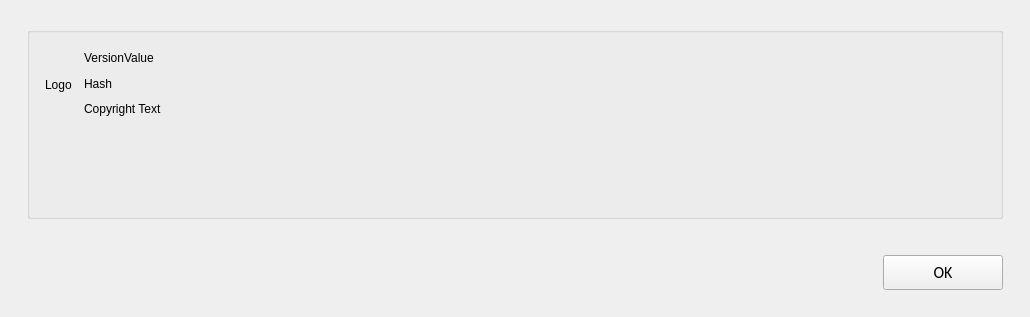
<?xml version="1.0" encoding="UTF-8"?>
<ui version="4.0">
 <class>C_NagAboutDialog</class>
 <widget class="QWidget" name="C_NagAboutDialog">
  <property name="geometry">
   <rect>
    <x>0</x>
    <y>0</y>
    <width>1030</width>
    <height>317</height>
   </rect>
  </property>
  <property name="windowTitle">
   <string>C_NagAboutDialog</string>
  </property>
  <layout class="QVBoxLayout" name="pc_VerticalLayout">
   <property name="leftMargin">
    <number>27</number>
   </property>
   <property name="topMargin">
    <number>27</number>
   </property>
   <property name="rightMargin">
    <number>27</number>
   </property>
   <property name="bottomMargin">
    <number>0</number>
   </property>
   <item>
    <widget class="stw::opensyde_gui_elements::C_OgeGbx" name="pc_GroupBoxGeneral_5">
     <property name="minimumSize">
      <size>
       <width>500</width>
       <height>0</height>
      </size>
     </property>
     <property name="title">
      <string/>
     </property>
     <layout class="QVBoxLayout" name="verticalLayout_4">
      <item>
       <spacer name="verticalSpacer_6">
        <property name="orientation">
         <enum>Qt::Vertical</enum>
        </property>
        <property name="sizeType">
         <enum>QSizePolicy::Fixed</enum>
        </property>
        <property name="sizeHint" stdset="0">
         <size>
          <width>6</width>
          <height>6</height>
         </size>
        </property>
       </spacer>
      </item>
      <item>
       <layout class="QHBoxLayout" name="horizontalLayout_12">
        <property name="topMargin">
         <number>0</number>
        </property>
        <item>
         <spacer name="horizontalSpacer_7">
          <property name="orientation">
           <enum>Qt::Horizontal</enum>
          </property>
          <property name="sizeType">
           <enum>QSizePolicy::Fixed</enum>
          </property>
          <property name="sizeHint" stdset="0">
           <size>
            <width>6</width>
            <height>20</height>
           </size>
          </property>
         </spacer>
        </item>
        <item>
         <layout class="QVBoxLayout" name="verticalLayout_8">
          <property name="rightMargin">
           <number>0</number>
          </property>
          <property name="bottomMargin">
           <number>0</number>
          </property>
          <item>
           <layout class="QHBoxLayout" name="horizontalLayout_6" stretch="0,0,0,1">
            <item>
             <layout class="QVBoxLayout" name="verticalLayout_2">
              <item>
               <spacer name="verticalSpacer_5">
                <property name="orientation">
                 <enum>Qt::Vertical</enum>
                </property>
                <property name="sizeType">
                 <enum>QSizePolicy::Fixed</enum>
                </property>
                <property name="sizeHint" stdset="0">
                 <size>
                  <width>20</width>
                  <height>30</height>
                 </size>
                </property>
               </spacer>
              </item>
              <item>
               <widget class="QLabel" name="pc_LabelLogo">
                <property name="text">
                 <string>Logo</string>
                </property>
               </widget>
              </item>
              <item>
               <spacer name="verticalSpacer_4">
                <property name="orientation">
                 <enum>Qt::Vertical</enum>
                </property>
                <property name="sizeHint" stdset="0">
                 <size>
                  <width>20</width>
                  <height>40</height>
                 </size>
                </property>
               </spacer>
              </item>
             </layout>
            </item>
            <item>
             <spacer name="horizontalSpacer_2">
              <property name="orientation">
               <enum>Qt::Horizontal</enum>
              </property>
              <property name="sizeHint" stdset="0">
               <size>
                <width>6</width>
                <height>25</height>
               </size>
              </property>
             </spacer>
            </item>
            <item>
             <layout class="QVBoxLayout" name="verticalLayout_3" stretch="0">
              <item>
               <layout class="QVBoxLayout" name="verticalLayout_5">
                <item>
                 <layout class="QHBoxLayout" name="horizontalLayout_5" stretch="0,0">
                  <property name="spacing">
                   <number>6</number>
                  </property>
                  <item>
                   <widget class="stw::opensyde_gui_elements::C_OgeLabHeadingGroupBold" name="pc_LabelValOpenSYDEVersion">
                    <property name="minimumSize">
                     <size>
                      <width>0</width>
                      <height>20</height>
                     </size>
                    </property>
                    <property name="maximumSize">
                     <size>
                      <width>16777215</width>
                      <height>20</height>
                     </size>
                    </property>
                    <property name="text">
                     <string>VersionValue</string>
                    </property>
                    <property name="alignment">
                     <set>Qt::AlignLeading|Qt::AlignLeft|Qt::AlignVCenter</set>
                    </property>
                    <property name="textInteractionFlags">
                     <set>Qt::LinksAccessibleByMouse|Qt::TextSelectableByMouse</set>
                    </property>
                   </widget>
                  </item>
                  <item>
                   <spacer name="horizontalSpacer_6">
                    <property name="orientation">
                     <enum>Qt::Horizontal</enum>
                    </property>
                    <property name="sizeType">
                     <enum>QSizePolicy::Expanding</enum>
                    </property>
                    <property name="sizeHint" stdset="0">
                     <size>
                      <width>40</width>
                      <height>20</height>
                     </size>
                    </property>
                   </spacer>
                  </item>
                 </layout>
                </item>
                <item>
                 <layout class="QHBoxLayout" name="horizontalLayout">
                  <item>
                   <widget class="stw::opensyde_gui_elements::C_OgeLabGroupItemValue" name="pc_LabelValOpenSYDEHash">
                    <property name="text">
                     <string>Hash</string>
                    </property>
                    <property name="textInteractionFlags">
                     <set>Qt::LinksAccessibleByMouse|Qt::TextSelectableByMouse</set>
                    </property>
                   </widget>
                  </item>
                  <item>
                   <spacer name="horizontalSpacer_3">
                    <property name="orientation">
                     <enum>Qt::Horizontal</enum>
                    </property>
                    <property name="sizeHint" stdset="0">
                     <size>
                      <width>40</width>
                      <height>20</height>
                     </size>
                    </property>
                   </spacer>
                  </item>
                 </layout>
                </item>
                <item>
                 <layout class="QHBoxLayout" name="horizontalLayout_17">
                  <property name="topMargin">
                   <number>2</number>
                  </property>
                  <item>
                   <widget class="stw::opensyde_gui_elements::C_OgeLabGroupItemValue" name="pc_LabelValCopyright">
                    <property name="text">
                     <string>Copyright Text</string>
                    </property>
                    <property name="textInteractionFlags">
                     <set>Qt::LinksAccessibleByMouse|Qt::TextSelectableByMouse</set>
                    </property>
                   </widget>
                  </item>
                 </layout>
                </item>
                <item>
                 <spacer name="verticalSpacer_8">
                  <property name="orientation">
                   <enum>Qt::Vertical</enum>
                  </property>
                  <property name="sizeHint" stdset="0">
                   <size>
                    <width>20</width>
                    <height>40</height>
                   </size>
                  </property>
                 </spacer>
                </item>
               </layout>
              </item>
             </layout>
            </item>
            <item>
             <spacer name="horizontalSpacer">
              <property name="orientation">
               <enum>Qt::Horizontal</enum>
              </property>
              <property name="sizeHint" stdset="0">
               <size>
                <width>40</width>
                <height>20</height>
               </size>
              </property>
             </spacer>
            </item>
           </layout>
          </item>
         </layout>
        </item>
       </layout>
      </item>
     </layout>
    </widget>
   </item>
   <item>
    <spacer name="pc_VerticalSpacerButtonsObove">
     <property name="orientation">
      <enum>Qt::Vertical</enum>
     </property>
     <property name="sizeType">
      <enum>QSizePolicy::Fixed</enum>
     </property>
     <property name="sizeHint" stdset="0">
      <size>
       <width>20</width>
       <height>30</height>
      </size>
     </property>
    </spacer>
   </item>
   <item>
    <layout class="QHBoxLayout" name="horizontalLayout_22">
     <property name="rightMargin">
      <number>0</number>
     </property>
     <item>
      <spacer name="horizontalSpacer_9">
       <property name="orientation">
        <enum>Qt::Horizontal</enum>
       </property>
       <property name="sizeHint" stdset="0">
        <size>
         <width>40</width>
         <height>20</height>
        </size>
       </property>
      </spacer>
     </item>
     <item>
      <widget class="stw::opensyde_gui_elements::C_OgePubDialog" name="pc_PushButtonOk">
       <property name="minimumSize">
        <size>
         <width>120</width>
         <height>35</height>
        </size>
       </property>
       <property name="maximumSize">
        <size>
         <width>120</width>
         <height>35</height>
        </size>
       </property>
       <property name="font">
        <font>
         <family>Calibri</family>
         <pointsize>12</pointsize>
        </font>
       </property>
       <property name="text">
        <string>OK</string>
       </property>
      </widget>
     </item>
    </layout>
   </item>
   <item>
    <spacer name="pc_VerticalSpacerBottom">
     <property name="orientation">
      <enum>Qt::Vertical</enum>
     </property>
     <property name="sizeType">
      <enum>QSizePolicy::Fixed</enum>
     </property>
     <property name="sizeHint" stdset="0">
      <size>
       <width>20</width>
       <height>27</height>
      </size>
     </property>
    </spacer>
   </item>
  </layout>
 </widget>
 <customwidgets>
  <customwidget>
   <class>stw::opensyde_gui_elements::C_OgeLabHeadingGroupBold</class>
   <extends>QLabel</extends>
   <header>C_OgeLabHeadingGroupBold.hpp</header>
  </customwidget>
  <customwidget>
   <class>stw::opensyde_gui_elements::C_OgePubDialog</class>
   <extends>QPushButton</extends>
   <header>C_OgePubDialog.hpp</header>
  </customwidget>
  <customwidget>
   <class>stw::opensyde_gui_elements::C_OgeGbx</class>
   <extends>QGroupBox</extends>
   <header>C_OgeGbx.hpp</header>
   <container>1</container>
  </customwidget>
  <customwidget>
   <class>stw::opensyde_gui_elements::C_OgeLabGroupItemValue</class>
   <extends>QLabel</extends>
   <header>C_OgeLabGroupItemValue.hpp</header>
  </customwidget>
 </customwidgets>
 <resources/>
 <connections/>
</ui>
